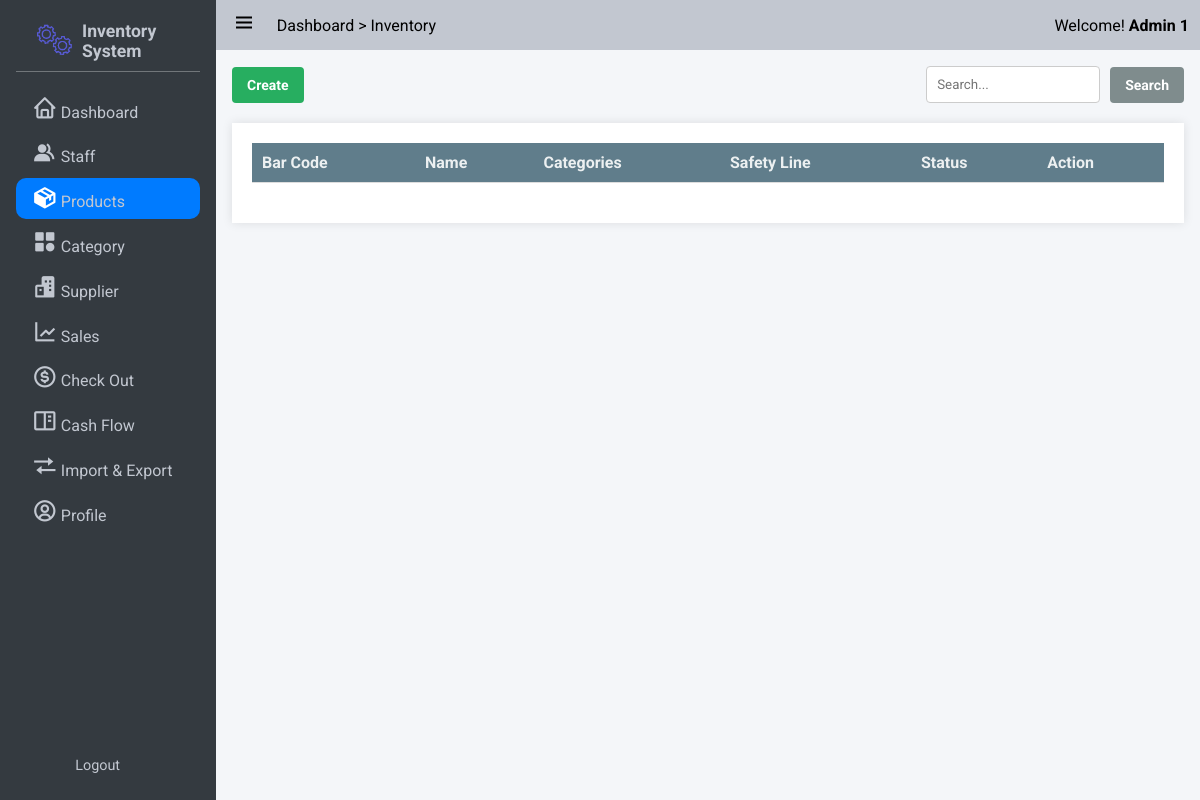
/products/ (signed in), run on an earlier commit of the app's database.
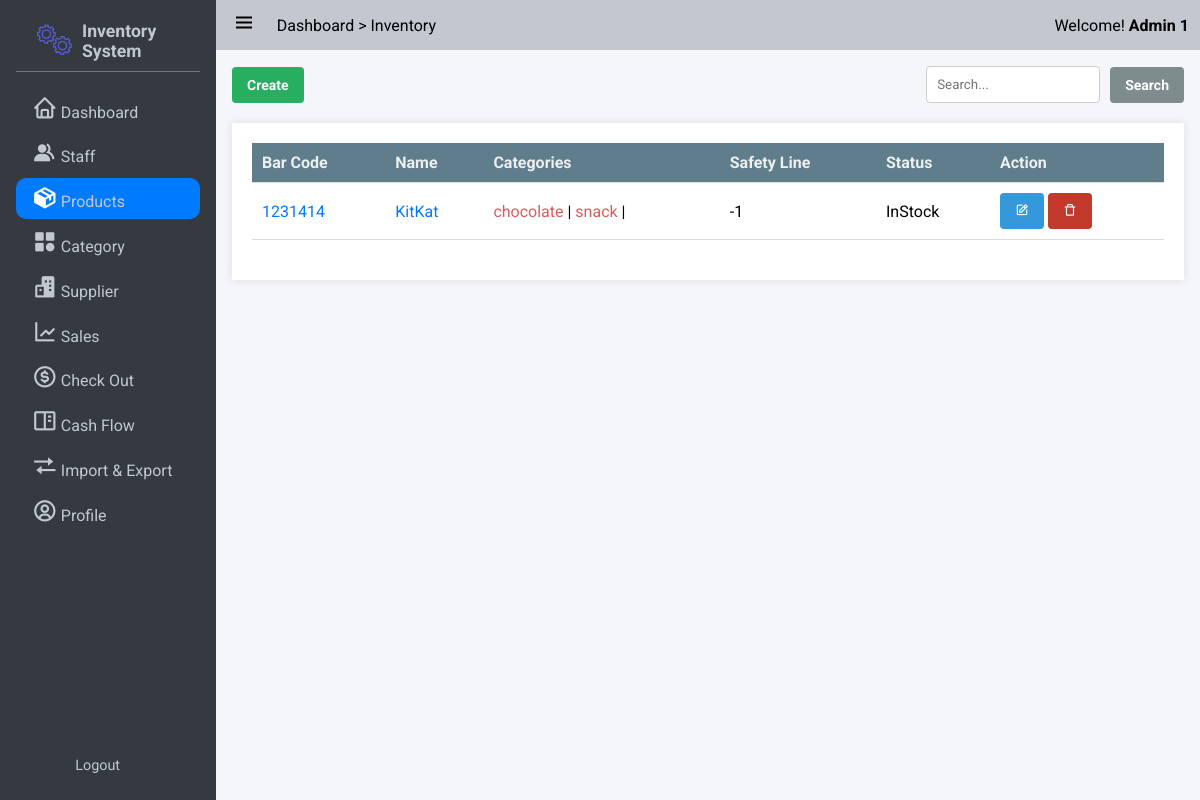
And on a later commit of the database.
### app/models/user.py (models this page shows, shortened)
class User(UserMixin,db.Model):
    __tablename__ = 'users'
    id = db.Column(db.Integer, primary_key=True)
    StaffID = db.Column(db.String,unique = True)
    First_Name = db.Column(db.String(100, collation='NOCASE'), nullable=False, server_default='')
    Last_Name = db.Column(db.String(100, collation='NOCASE'), nullable=False, server_default='')
    Email = db.Column(db.String(50), unique=True, nullable=False)
    Password = db.Column(db.String(80), nullable=False)
    pins = db.Column(db.Integer)
    roles = db.relationship('Role', secondary='user_roles')
    active = db.Column('is_active', db.Boolean(), nullable=False, server_default='1')
    Email_Confirmed_At = db.Column(db.DateTime())
    Last_Login = db.Column(db.DateTime())

class Role(db.Model):
    __tablename__ = 'roles'
    id = db.Column(db.Integer(), primary_key=True)
    name = db.Column(db.String(50), unique=True)

### app/models/product.py (models this page shows, shortened)
class Product(db.Model):
    id = db.Column(db.Integer, nullable=False, primary_key=True)
    BarCode = db.Column(db.BigInteger,nullable=False)
    Name = db.Column(db.String, nullable=False)
    Safety_quantity = db.Column(db.Integer,nullable=False)
    Status = db.Column(db.String, nullable=False) # "NotAvailable","OutOfStock","InStock"
    Inventories = db.relationship('Inventory',backref='product',lazy=True)  # Improved loading
    Categories = db.relationship('Category',secondary=product_category, backref=db.backref('products', lazy=True), lazy='subquery')

### app/models/category.py (models this page shows, shortened)
class Category(db.Model):
    id = db.Column(db.Integer, nullable=False, primary_key=True)
    Name = db.Column(db.String, nullable=False)

### app/product/product_routers.py (the view)
@bp.route('/',methods=["GET"])
@login_required
def index():
    page = request.args.get('page', 1, type=int)
    per_page = request.args.get('per_page', 10, type=int)
    query = request.args.get('query','')
    form = CreateProductForm()
    categories = Category.query.all()
    if query:
        products = Product.query.filter(
            db.or_(Product.BarCode.ilike(f'%{query}%'), Product.Name.ilike(f'%{query}%'))
        ).paginate(per_page=per_page, page=page, error_out=True)
    else:
        products = Product.query.paginate(per_page=per_page, page=page, error_out=True)
    categories = Category.query.all()
    return render_template('product/product.html', products=products,categories=categories,form=form)

### app/product/product_routers.py
class CreateProductForm(FlaskForm):
    name = StringField('Name', validators=[InputRequired()])
    barcode = IntegerField('BarCode', validators=[InputRequired()])
    safety_quantity_custom = BooleanField('Custom Set Line')
    safety_quantity = IntegerField('Safety Quantity', validators=[Optional()])
    status = SelectField('Status', choices=[('NotAvailable', 'Not Available'), ('OutOfStock', 'Out of Stock'), ('InStock', 'In Stock')], default='NotAvailable')
    categories = SelectMultipleField('Categories', choices=[], coerce=int)
    def __init__(self, *args, **kwargs):
        super(CreateProductForm, self).__init__(*args, **kwargs)
        self.categories.choices = [(category.id, category.Name) for category in Category.query.all()]

### app/auth.py (called while the page is built)
@login_manager.user_loader
def load_user(user_id):
    return User.query.get(int(user_id))

### app/templates/product/product.html (shortened to what this page needs)
{% extends 'base.html' %}
{% block css_style %}
<link rel="stylesheet" href="{{url_for('static',filename='css/flex.css')}}">
<link rel="stylesheet" href="{{url_for('static',filename='css/grid.css')}}">
<link rel="stylesheet" href="{{url_for('static',filename='css/table.css')}}">
<link rel="stylesheet" href="{{url_for('static',filename='css/form.css')}}">
<link rel="stylesheet" href="{{url_for('static',filename='css/modal.css')}}">
{% endblock %}
{% block nav_inventory %}active{% endblock %}
{% block content %}
<div class="flex flex-between-center">
    <div class="">
        {% for role in current_user.roles if role.name == 'admin' %}
        <button class="button success" onclick="openModal()">Create</button>
        {% endfor %}
    </div>
    <div class="">
        <form action="{{url_for("product.search_product")}}" method="get" class="flex flex-start-center">
            <input type="text" id="" name="query" placeholder="Search..." style="margin: 0 10px 0 0;">
            <button class="button gray" type="submit">Search</button>
        </form>
    </div>
</div>
<div class="table-container ">
    <table class="">
        <thead>
            <tr>
                <th>Bar Code</th>
                <th>Name</th>
                <th>Categories</th>
                <th>Safety Line </th>
                <th>Status </th>
                <th>Action</th>
            </tr>
        </thead>
        <tbody>
            {% for product in products %}
            <tr>
                <form method="POST" action="{{url_for('product.quick_edit',barcode = product.BarCode)}}"
                    style="display: inline-block;">
                    <td>
                        <span><a href="{{url_for('product.get_product',barcode = product.BarCode)}}">{{ product.BarCode
                                }}</a></span>
                    </td>
                    <td>
                        <span><a href="{{url_for('product.get_product',barcode = product.BarCode)}}">{{ product.Name
                                }}</a></span>
                    </td>
                    <td>
                        {{display_categories(product)}}
                    </td>
                    <td>
                        <span>{{ product.Safety_quantity }}</span>
                    </td>
                    <td>
                        <span>{{ product.Status }}</span>
                    </td>
                    <td>
                        <button type="button" class="button info" id="edit" href="javascript:;"><i
                                class='bx bx-edit'></i></button>
                </form>
                {% for role in current_user.roles if role.name == 'admin' %}
                <form method="GET" action="{{ url_for('product.delete_product', id=product.id) }}"
                    style="display: inline-block;">
                    <button id="delete" class="button error" type="submit"
                        onclick="return confirm('Are you sure you want to delete this item? Product will be deleted along with the inventories! ')"><i
                            class='bx bx-trash-alt'></i></button>
                </form>
                {% endfor %}
            </tr>
            {% endfor %}
        </tbody>
    </table>
</div>
{% endblock %}
{% macro display_categories(product) %}
<span>
    {% for category in product.Categories %}
    <a href="{{url_for('product.products_by_category',category_name = category.Name)}}"
        style="text-decoration: none; color: #dd5b5b">
        {{ category.Name }}
    </a>
    |
    {% endfor %}
</span>
{% endmacro %}

### app/templates/base.html (shortened to what this page needs)
<!DOCTYPE html>
<html lang="en">
<head>
    <link rel="stylesheet" href="{{url_for('static',filename='css/button.css')}}">
    <link rel="stylesheet" href="{{url_for('static',filename='css/style.css')}}">
    <link rel="stylesheet" href="{{url_for('static',filename='css/responsive.css')}}">
    <link rel="stylesheet" href="{{url_for('static',filename='css/cards.css')}}">
    <link rel="stylesheet" href="{{url_for('static',filename='css/preloader.css')}}">
    <link href='https://unpkg.com/boxicons@2.1.4/css/boxicons.min.css' rel='stylesheet'>
    {% block css_style %}{% endblock %}
</head>
<body>
    <div class="wrapper">
        <aside class="opened" id="aside">
            <div class="sidebar">
                <div class="brand-items">
                    <div class="brand-logo">
                        <img src="{{url_for('static',filename='/img/gear-loader.gif')}}" alt="" class="brand-img">
                        <h3>Inventory System</h3>
                    </div>
                </div>
                <div class="menu-bar">
                    <div class="menu">
                        <ul class="menu-links">
                            <li class="menu-link {% block nav_dashboard %}{% endblock %}"><i class='nav-icon bx bx-home'></i><a href="{{ url_for('dashboard') }}">Dashboard</a></li>
                            <li class="menu-link {% block nav_staff %}{% endblock %}"><i class='nav-icon bx bxs-group' ></i><a href="{{ url_for('user.index') }}">Staff</a></li>
                            <li class="menu-link {% block nav_inventory %}{% endblock %}"><i class='nav-icon bx bxs-package'></i><a href="{{ url_for('product.index') }}">Products</a></li>
                            <li class="menu-link {% block nav_category %}{% endblock %}"><i class='nav-icon bx bxs-category' ></i><a href="{{ url_for('category.index') }}">Category</a></li>
                            <li class="menu-link {% block nav_supplier %}{% endblock %}"><i class='nav-icon bx bxs-buildings' ></i><a href="{{ url_for('supplier.index') }}">Supplier</a></li>
                            <li class="menu-link {% block nav_report %}{% endblock %}"><i class='nav-icon bx bx-line-chart' ></i><a href="{{ url_for('sale.sales_index') }}">Sales</a></li>
                            <li class="menu-link {% block nav_checkout %}{% endblock %}"><i class='nav-icon bx bx-dollar-circle' ></i><a href="{{ url_for('sale.show_checkout_page') }}">Check Out</a></li>
                            <li class="menu-link {% block nav_cashflow %}{% endblock %}"><i class='nav-icon bx bx-book-content'></i><a href="{{url_for('cashflow.index')}}">Cash Flow</a></li>
                            <li class="menu-link {% block nav_ImExport %}{% endblock %}"><i class='nav-icon bx bx-transfer'></i><a href="{{url_for('main.imexport_overview')}}">Import & Export</a></li>
                            <li class="menu-link {% block nav_profile %}{% endblock %}"><i class='nav-icon bx bx-user-circle'></i><a href="{{url_for('user.get_staff',id=current_user.id)}}">Profile</a></li>
                        </ul>
                    </div>
                    <div class="bottom-content">
                        <li class="menu-link"><a href="{{url_for('auth.logout')}}">Logout</a></li>
                    </div>
                </div>
            </div>
        </aside>
       <div class="main">
            <header class="main-header">
                <div class="left-nav">
                    <div class="menu-burger">
                        <i class='bx bx-menu '></i>
                    </div>
                    <p>Dashboard > Inventory</p>
                </div>
                <div class="right-nav flex flex-center-center">
                    <span>Welcome! <b>{{current_user.Last_Name + ' ' + current_user.First_Name}}</b></span>
                </div>
            </header>
            <div class="main-container">
                    {% block content %} {% endblock %}
            </div>
        </div>
    </div>
    </body>
    </html>

### app/static/css/button.css (style rules this page uses)
:root { --primary-color: #3498db; --secondary-color: #2ecc71; --accent-color: #e74c3c; --background-color: #ecf0f1; --link-color: #2980b9; --border-color: #bdc3c7; --success-color: #27ae60; --warning-color: #f39c12; --error-color: #c0392b; --info-color: #3498db; --dark-color: #34495e; --light-color: #ecf0f1; --gray-color: #7f8c8d; --purple-color: #9b59b6; --pink-color: #e91e63; --teal-color: #009688; --orange-color: #e67e22; --brown-color: #795548; --cyan-color: #00bcd4; --indigo-color: #3f51b5; --lime-color: #cddc39; --amber-color: #ffc107; --deep-purple-color: #673ab7; --deep-orange-color: #ff5722; --light-green-color: #8bc34a; --blue-gray-color: #607d8b; --yellow-color: #ffeb3b; }
.button { display: inline-block; padding: 10px 15px; font-size: 14px; font-weight: bold; text-align: center; text-decoration: none; color: #fff; border: none; border-radius: 4px; cursor: pointer; transition: background-color 0.3s ease; }
.success { background-color: var(--success-color); color: #fff; }
.error { background-color: var(--error-color); color: #fff; }
.info { background-color: var(--info-color); color: #fff; }
.gray { background-color: var(--gray-color); color: #fff; }

### app/static/css/style.css (style rules this page uses)
:root { --text-color:#212529; --text-color-grey:#c2c7d0; --text-color-dark-grey:#898989; --main-color:#007bff; --main-color-hover:#228dff; --second-color:; --second-color-hover:; --white-color:#fff; --bg-color-dark:#343a40; --bg-color-second-light:#dee2e6; --bg-color-light:#f4f6f9; --toggle-color:#ddd; --red-color:#dc3545; --dark-yellow-color:#ffc107; --yellow-color:#ffc107; --sidebar-width:18%; }
* { font-family: 'Roboto', sans-serif; margin: 0; padding: 0; box-sizing: border-box; scrollbar-width: none; }
a { text-decoration: none; color: var(--main-color); }
ul,li { list-style: none; }
img { width: 100%; object-fit: cover; }
body { width: 100vw; height: 100vh; background: #e9ecef; position: relative; }
.wrapper { height: 100vh; width: 100vw; display: flex; overflow: hidden; }
input { padding: 10px; box-sizing: border-box; border: 1px solid #ccc; border-radius: 4px; }
aside { position: relative; width: 15px; height: 100vh; background: var(--bg-color-dark); transition: margin-left .3s ease-in-out .3s ease-in-out; overflow-x: hidden; overflow-y: hidden; z-index: 999; color: var(--text-color-grey); transition:width 0.3s linear; }
aside.opened { width: var(--sidebar-width); }
.sidebar { padding: 0.625rem 1rem; height: 100%; }
.sidebar li { margin-bottom: .2rem; padding: .5rem 1rem; align-items: flex-end; display: flex; border-radius: 10px; }
.brand-items { display: flex; align-items: center; justify-content: space-between; padding: 0.5rem 1rem; border-bottom: rgba(255, 255, 255, 0.3) 1px solid ; }
.brand-items img { width: 50px; object-fit: cover; padding: 0 5px 0 0; }
.brand-logo { display: flex; align-items: center; }
.brand-logo h3 { font-size: 1.1rem; }
.menu-bar { height: calc(100% - 4rem); display: flex; flex-direction: column; justify-content: space-between; }
.menu-links { margin-top: 1rem; }
.menu-link.active { background: var(--main-color); color: var(--white-color); transition: .05s ease-in-out .03s; }
.menu-link .nav-icon { text-align: center; margin-right: .2rem; font-size: 1.6rem; width: 1.6rem; }
.menu-link a { color: var(--text-color-grey); }
.bottom-content { display: flex; align-items: center; justify-content: space-between; flex-wrap: nowrap; padding: .2em 1em; font-size: 0.9rem; }
.main { width: calc(100% - var(--sidebar-width)); height: 100%; background: var(--bg-color-light); transition: width .3s ease-in; }
.main-header { position: relative; padding: .7rem .7rem; display: flex; justify-content: space-between; background: var(--text-color-grey); }
.left-nav { display: flex; align-items: center; }
.menu-burger { font-size: 1.8rem; }
.left-nav .menu-burger { padding: 0 0.3rem; margin-right: 1rem; font-size: 1.5rem; cursor: pointer; }
.main-container { padding: 1rem 1rem 4rem 1rem; overflow: scroll; height: 100%; }

### app/static/css/flex.css (style rules this page uses)
.flex { display: flex; }
.flex-start-center { justify-content: flex-start; align-items: center; }
.flex-center-center { justify-content: center; align-items: center; }
.flex-between-center { justify-content: space-between; align-items: center; }

What changed in the data, as far as the page shows it:
added Product: BarCode "1231414", Name "KitKat", Safety_quantity "-1", Status "InStock"
added Category: Name "chocolate"
added Category: Name "snack"
